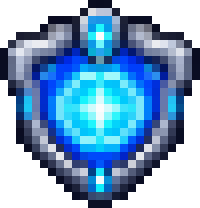
#> input picture flappy-assets/image/powerup_shield.png, 25 x 26 px, found by its file name (shown 8 times larger)
$ python make_sprites.py ../flappy-assets/image/powerup_shield.png out.png ../joyride/art-src/powerup_boost.webp
#> lines starting #> are read from the running program, lines starting #| are printed output that depends on the picture; after the words box and inside, x2 and y2 are one past the last pixel; in counts of white or black regions, pixels touching at a corner belong together
"""Turn the hand-made source images into game-size sprites (1 sprite px = 1 game px, drawn at 3x)."""
import sys
from pathlib import Path

import numpy as np
from PIL import Image, ImageDraw

SRC = Path(sys.argv[1])
OUT = Path(sys.argv[2])
PREVIEW = Path(sys.argv[3])


def load(name):
    return Image.open(SRC / name).convert('RGBA')


def drop_black_background(image):
    # Flood fill from every corner over near-black only, so dark outlines inside the art survive.
    rgb = image.convert('RGB')
    for corner in [(0, 0), (rgb.width - 1, 0), (0, rgb.height - 1), (rgb.width - 1, rgb.height - 1)]:
        ImageDraw.floodfill(rgb, corner, (255, 0, 255), thresh=28)
    data = np.array(image)
    data[(np.array(rgb) == (255, 0, 255)).all(axis=2), 3] = 0
    return Image.fromarray(data)


def clean(image, haze=40):
    data = np.array(image)
    data[data[..., 3] < haze, 3] = 0  # generator haze across the whole canvas
    return Image.fromarray(data)


def crop(image):
    return image.crop(image.getbbox())


def fit(image, size, crisp=True):
    # Pillow resizes RGBA with premultiplied alpha, so edges do not pick up the background colour.
    resized = image.resize(size, Image.Resampling.LANCZOS if image.width < size[0] * 2 else Image.Resampling.BOX)
    if not crisp:
        return resized
    data = np.array(resized)
    data[..., 3] = np.where(data[..., 3] >= 110, 255, 0)  # hard pixel-art edges
    return Image.fromarray(data)


def fit_height(image, height, **options):
    width = max(1, round(image.width * height / image.height))
    return fit(image, (width, height), **options)


def cells(image, centers, center_y, side):
    half = side // 2
    return [image.crop((x - half, center_y - half, x + half, center_y + half)) for x in centers]


def strip(frames):
    sheet = Image.new('RGBA', (sum(frame.width for frame in frames), frames[0].height))
    x = 0
    for frame in frames:
        sheet.paste(frame, (x, 0))
        x += frame.width
    return sheet


sprites = {
    'powerup_shield': fit_height(crop(clean(load('powerup_shield.png'))), 26),
    'powerup_boost': fit_height(crop(clean(drop_black_background(load('powerup_boost.webp')))), 30),
    'powerup_slowmo': fit_height(crop(clean(drop_black_background(load('powerup_slowmo.webp')))), 30),
    'shield_bubble': fit_height(crop(clean(load('shield_bubble.webp'))), 30, crisp=False),
}
#> in load, returned value is the input picture: PIL image 25x26 RGBA; mean R, G, B, A 42.6, 83.6, 121, 175
#> in fit_height, `width = max(1, round(image.width * height / image.height))`: width = 25
#> call 2 of load, with name = 'powerup_boost.webp'
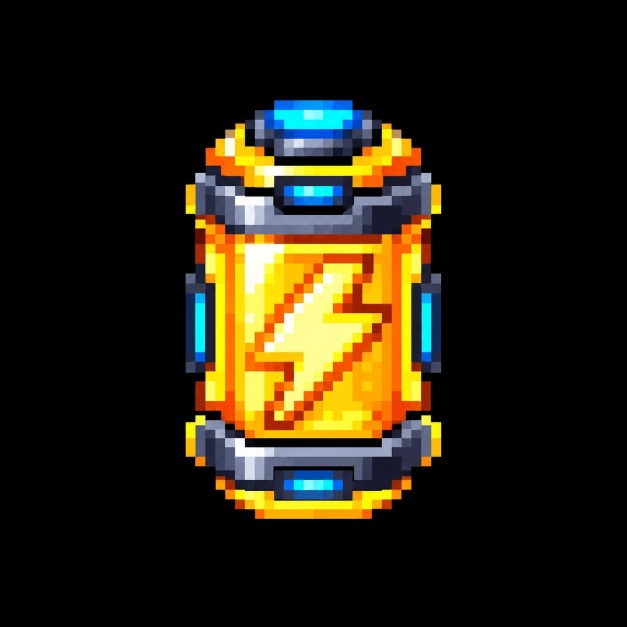
#> input picture joyride/art-src/powerup_boost.webp, 1254 x 1254 px, found by its file name (shown at 1/2 size)
#> in drop_black_background, rgb is the input picture: PIL image 1254x1254 RGB; mean R, G, B 39.2, 33.1, 16.7
#> call 3 of load, with name = 'powerup_slowmo.webp'
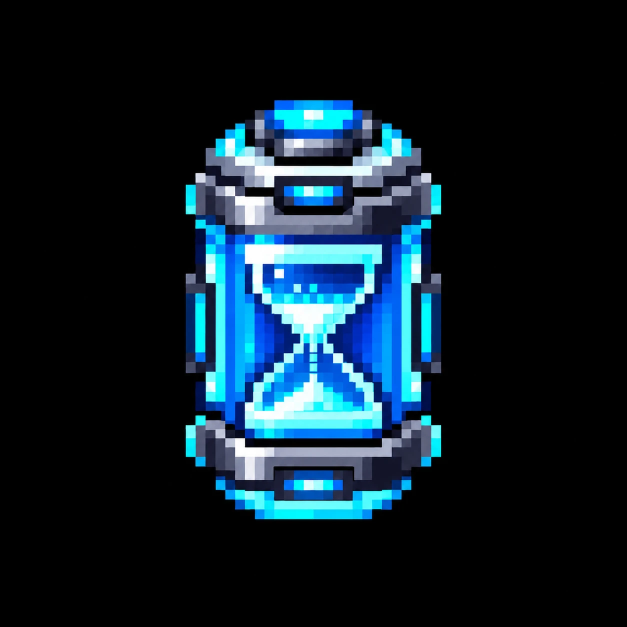
#> input picture joyride/art-src/powerup_slowmo.webp, 1254 x 1254 px, found by its file name (shown at 1/2 size)
#> in drop_black_background, rgb is the input picture: PIL image 1254x1254 RGB; mean R, G, B 14.3, 31.4, 42.3
#> call 4 of load, with name = 'shield_bubble.webp'
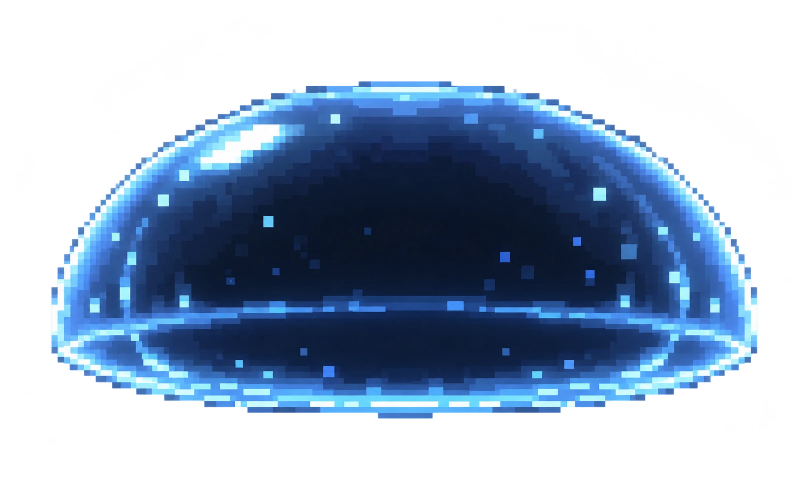
#> input picture joyride/art-src/shield_bubble.webp, 1619 x 971 px, found by its file name (shown at 1/2 size)
#> in load, returned value is the input picture: PIL image 1619x971 RGBA; mean R, G, B, A 27.8, 46.9, 69.9, 121.7
#> in clean (call 4), `data[data[..., 3] < haze, 3] = 0`: data: shape (971, 1619, 4); 4.69% of pixels changed, all inside (x1, y1, x2, y2) = (0, 9, 1619, 971)
#> in crop (call 4), `return image.crop(image.getbbox())`:
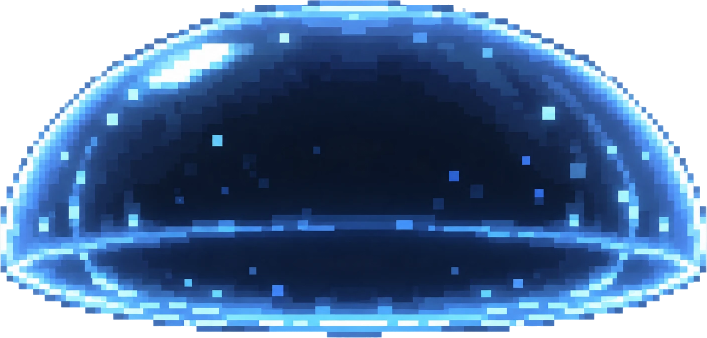
#> returned value: PIL image 1413x676 RGBA (shown at 1/2 size); mean R, G, B, A 44.8, 76, 113.7, 200.1; transparent parts drawn white

explosion = clean(load('explosion.png'))
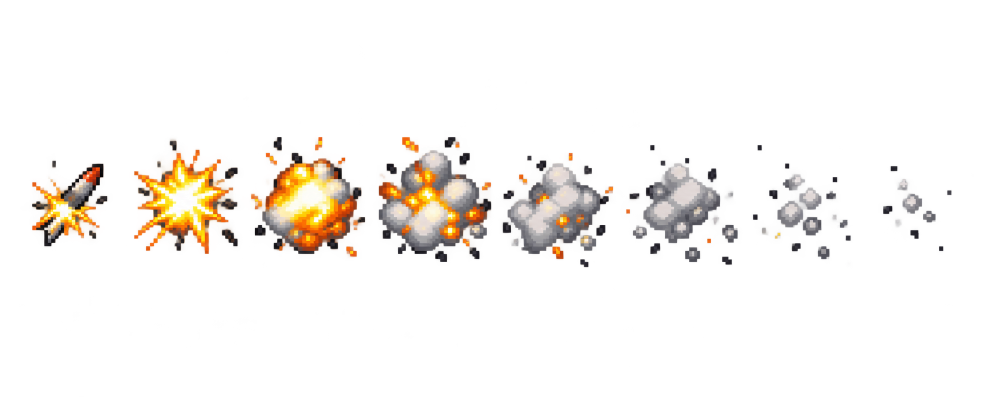
#> input picture joyride/art-src/explosion.png, 1983 x 793 px, found by its file name (shown at 1/2 size)
#> in load, returned value is the input picture: PIL image 1983x793 RGBA; mean R, G, B, A 22.5, 16.7, 11.8, 23.2
#> in clean (call 5), `data[data[..., 3] < haze, 3] = 0`: data: shape (793, 1983, 4); 6.87% of pixels changed, all inside (x1, y1, x2, y2) = (0, 0, 1955, 793)
sprites['explosion_strip'] = strip([
    fit(cell, (32, 32))
    for cell in cells(explosion, [139, 371, 615, 869, 1115, 1363, 1603, 1834], 404, 260)
])
#> in fit (call 12), `data[..., 3] = np.where(data[..., 3] >= 110, 255, 0)`: data: shape (32, 32, 4); mean R, G, B, A 8.1, 8, 8.6, 9.2
#> in strip, `sheet = Image.new('RGBA', (sum(frame.width for frame in frames), frame..`: sheet: PIL image 256x32 RGBA; every value is 0
#> the loop in strip, `for frame in frames:` made 8 passes
#> x on passes 1 to 8: 32, 64, 96, 128, 160, 192, 224, 256
#> after the loop in strip, `for frame in frames:`: x = 256

warning = clean(load('warning_missile.png'))
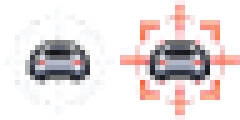
#> input picture flappy-assets/image/warning_missile.png, 48 x 24 px, found by its file name (shown 5 times larger)
#> in load, returned value is the input picture: PIL image 48x24 RGBA; mean R, G, B, A 65.6, 39.9, 40.4, 52.1
#> in clean (call 6), `data[data[..., 3] < haze, 3] = 0`: data: shape (24, 48, 4); 12.85% of pixels changed, all inside (x1, y1, x2, y2) = (0, 0, 45, 24)
sprites['warning_missile'] = strip([fit(cell, (24, 24), crisp=False) for cell in cells(warning, [596, 1183], 445, 520)])
#> in fit (call 13), `resized = image.resize(size, Image.Resampling.LANCZOS if image.width <..`: resized: PIL image 24x24 RGBA; every value is 0
#> in strip (call 2), `sheet = Image.new('RGBA', (sum(frame.width for frame in frames), frame..`: sheet: PIL image 48x24 RGBA; every value is 0
#> the loop in strip (call 2), `for frame in frames:` made 2 passes
#> x on passes 1 to 2: 24, 48

for name, sprite in sprites.items():
    sprite.save(OUT / f'{name}.png', optimize=True)
    print(name, sprite.size)
#> this loop made 6 passes
#> name on passes 1 to 6: 'powerup_shield', 'powerup_boost', 'powerup_slowmo', 'shield_bubble', 'explosion_strip', 'warning_missile'
#| powerup_shield (25, 26)
#| powerup_boost (18, 30)
#| powerup_slowmo (18, 30)
#| shield_bubble (63, 30)
#| explosion_strip (256, 32)
#| warning_missile (48, 24)

# Contact sheet at 3x on the night-sky colour, to check edges the way the game shows them.
pad = 12
width = sum(sprite.width * 3 + pad for sprite in sprites.values()) + pad
#> width = 1368
height = max(sprite.height * 3 for sprite in sprites.values()) + pad * 2
#> height = 120
sheet = Image.new('RGBA', (width, height), (18, 22, 48, 255))
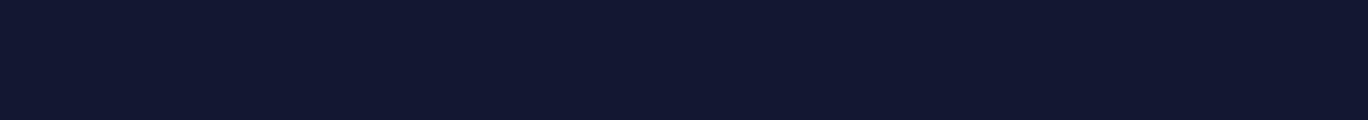
#> sheet: PIL image 1368x120 RGBA; mean R, G, B, A 18, 22, 48, 255
x = pad
for sprite in sprites.values():
    big = sprite.resize((sprite.width * 3, sprite.height * 3), Image.Resampling.NEAREST)
    sheet.alpha_composite(big, (x, pad))
    x += big.width + pad
#> this loop made 6 passes
#> x on passes 1 to 6: 99, 165, 231, 432, 1212, 1368
#> big: PIL image 144x72 RGBA; every value is 0
#> after the loop, x = 1368
sheet.save(PREVIEW)
